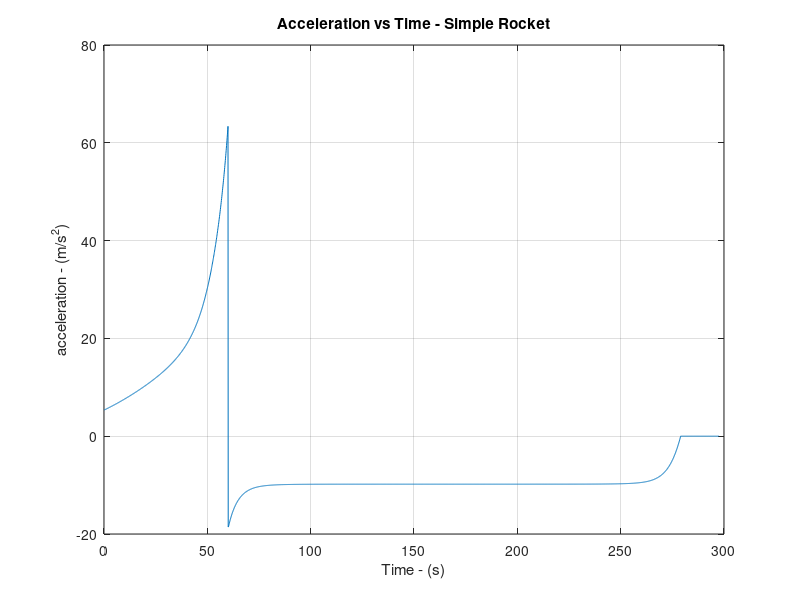
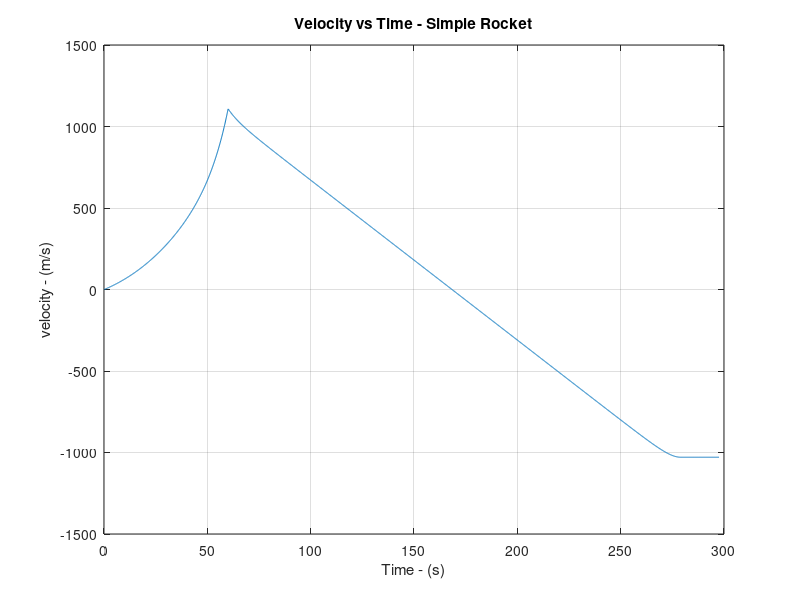
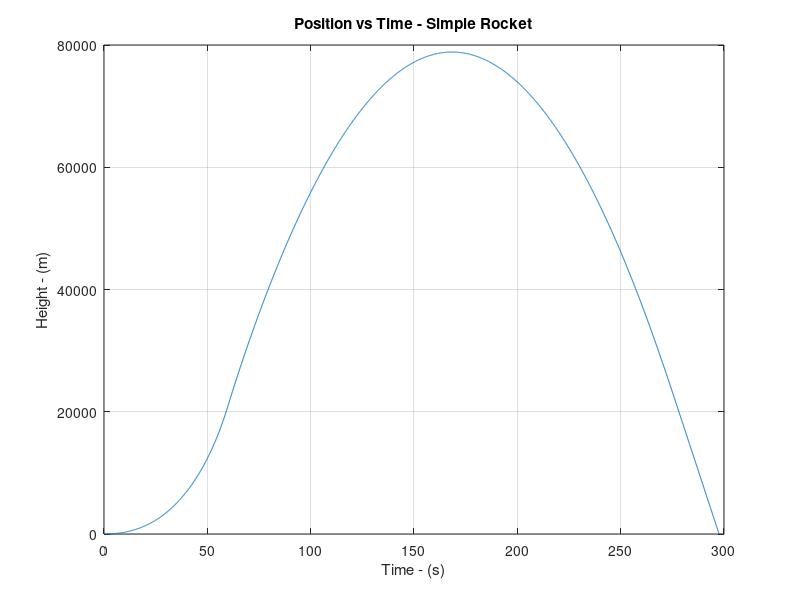
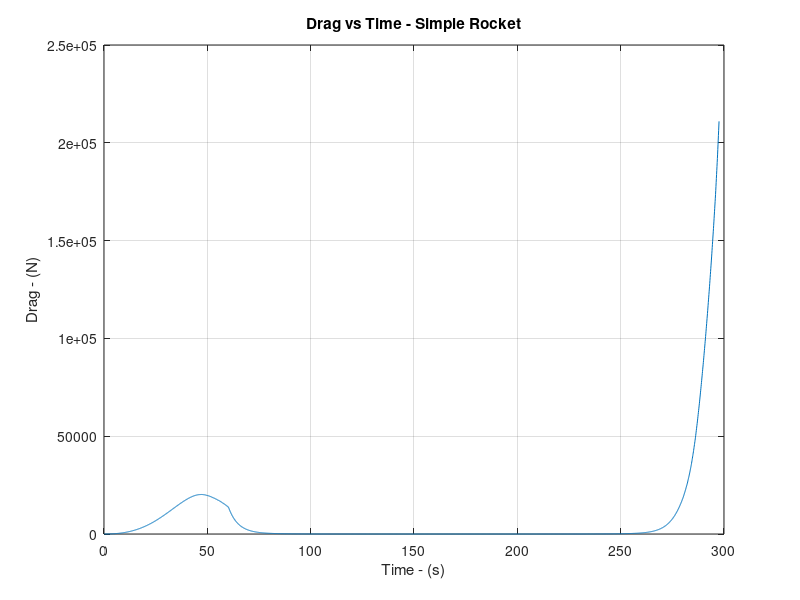

These figures' MATLAB source, in order:
clear variables % clear any old variables in the workspace
close all % closes any plots open from previous runs


%load without using the native method the density of the air file
load('densityVector.mat')

%List all the variables needed

massEmptyRocket = 1500; % kg
startingMassFuel = 7000; % kg
actualMassFuel = startingMassFuel;
massHorse = 75; %kg
fixedMass = massEmptyRocket + massHorse; % kg
engineThrust = 	130000; %N
area = 2 * 3.14;
gravity = 9.81; %m/s/s
density = 1.225; %kg/m3
dragCoeficient = .05;
drag = 0; % no drag
dt = .1; % timeStep duration in seconds
endTime = 550; % Seconds

acceleration = zeros(1,endTime/dt); %Create empty vector of zeros for Acceleration Data the length of the simulation
time = zeros(1,endTime/dt);  ; %Create empty vector of zeros for time Data
burnTime = 60; %Time Engines are firing for.
fuelConsumptionRate = startingMassFuel / (burnTime / dt);
maxAltitude = 9999999999;
endOfUsefulData = 0;
pos = 0;
vel = 0;
dragVector = zeros(1,endTime/dt);
fuelMassVector  = zeros(1,endTime/dt);
%start a loop to calcualte our equations of motion at each Time Step

for t = 1:1:(endTime/dt) %   t is the current TimeStep

%Equation of motion
    km = floor(pos / 1000) + 1; %we already compensated for matlab deficiencies
    resto = 1000 + pos - km * 1000; %counter compensate for the matlab quirkness of non zero starting array
    
    density1 = densityVector(km);
    density2 = densityVector(km + 1);
    densityDelta = (density2 - density1) / 1000;
    
    
    
    density = density1;
    density += densityDelta * resto;
    
    %1000 is added because else this drag is irrelevant compared to the trust and weight
    drag = 0.5 * density * (vel * vel) * area * dragCoeficient * 1000;
    dragVector(t)=drag;
    
    totalMass = fixedMass + actualMassFuel;
    fuelMassVector(t) = actualMassFuel;
    weight = totalMass * gravity;
    
    if t <= (burnTime/dt) %while the engines are firing
        acceleration(t) =  (engineThrust - drag - weight) / totalMass;
        actualMassFuel -= fuelConsumptionRate;
       
    else %when the engines have stopped firing
      if vel > 0
      %this is just a trick to avoid having a "pushing" drag 
        drag = drag * -1;
      else
        cry = 1;
      end
        acc = (drag - weight) / totalMass;
        if acc > 0
        %this is impossible, drag can only lower accelleration
          acc = 0;
        end
        acceleration(t) =  acc;
    end

    
    
    
time(t) = t*dt; % update the time vector with the new time step


if t == 1350
 cry = 0;
end



if t == 1450
 cry = 0;
end

%Calculate the velocity and Position, by integrating.
velocity = cumtrapz(time,acceleration);
position = cumtrapz(time,velocity);

%Current position (and velocity) are computed BAD, so take two step ago, to be safe
  if t > 3
    pos = position(t - 1);
    vel = velocity(t - 1);
  else
    pos = 0;
    vel = 0;
  end

  if pos < 0
    endOfUsefulData = t - 2;
    break %terminate the Simulation, we have finished here
  end
   
    
end

%the data AFTER the end are plain wrong, we have to remove
velocityOld = velocity;
positionOld = position;
accelerationOld = acceleration;
dragVectorOld = dragVector;
fuelMassVectorOld = fuelMassVector;

velocity = zeros(1,endOfUsefulData);
position  = zeros(1,endOfUsefulData);
acceleration  = zeros(1,endOfUsefulData);
time = zeros(1,endOfUsefulData);
dragVector = zeros(1,endOfUsefulData);
fuelMassVector = zeros(1,endOfUsefulData);

for t = 1:1:endOfUsefulData
 velocity(t) = velocityOld(t);
 position(t)  = positionOld(t);
 acceleration(t) = accelerationOld(t);
 dragVector(t) = dragVectorOld(t);
 fuelMassVector(t) = fuelMassVectorOld(t);
 time(t) = t*dt;
end

%plot results

figure();
plot(time, acceleration)
title ('Acceleration vs Time - Simple Rocket')
xlabel('Time - (s)')
ylabel('acceleration - (m/s^2)')
grid on

figure();
plot(time, velocity)
title ('Velocity vs Time - Simple Rocket')
xlabel('Time - (s)')
ylabel('velocity - (m/s)')
grid on

figure();
plot(time, position)
title ('Position vs Time - Simple Rocket')
xlabel('Time - (s)')
ylabel('Height - (m)')
grid on

figure();
plot(time, dragVector)
title ('Drag vs Time - Simple Rocket')
xlabel('Time - (s)')
ylabel('Drag - (N)')
grid on

figure();
plot(time, fuelMassVector)
title ('Fuel Mass vs Time - Simple Rocket')
xlabel('Time - (s)')
ylabel('Fuel Mass - (Kg)')
grid on
